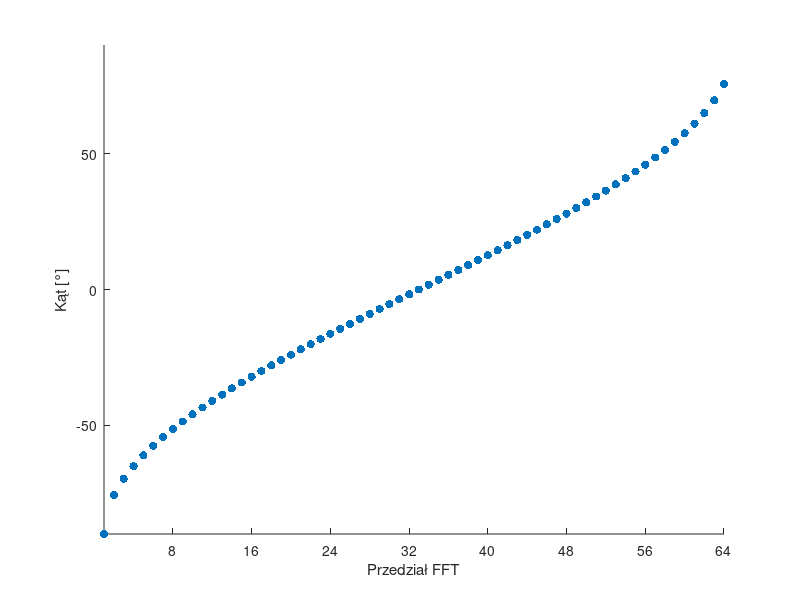

This figure's MATLAB source:

scatter(1:64,asind((0:63)*2/64-1),"filled")
ylim([-90 90])
xlim([1 64])
xticks(0:8:64)
ylabel("Kąt [°]")
xlabel("Przedział FFT")
